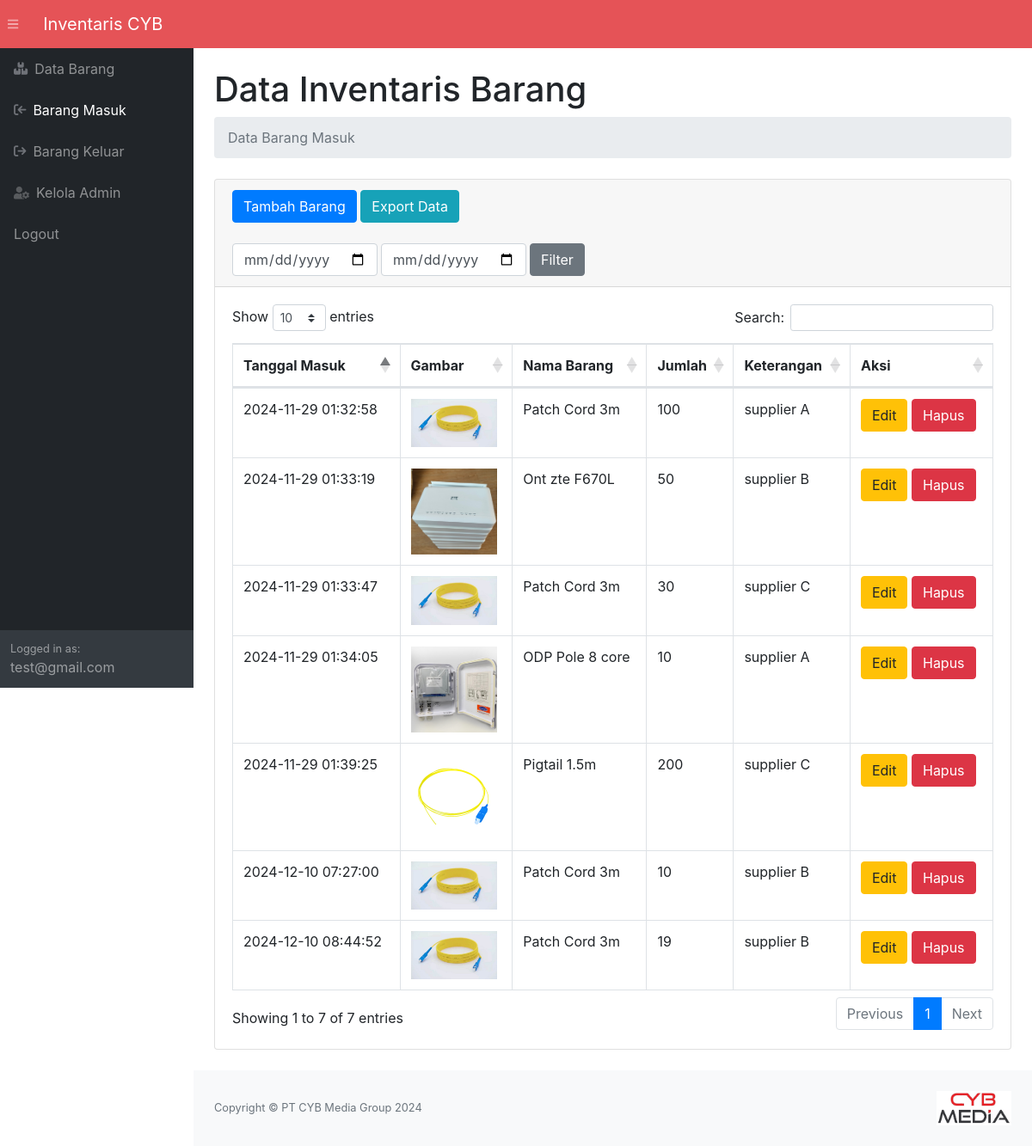
The app's page /masuk.php (signed in) with its own data.
### tables this page shows
CREATE TABLE `masuk` (
  `idmasuk` int(11) NOT NULL,
  `idbarang` int(11) NOT NULL,
  `tanggal` timestamp NOT NULL DEFAULT current_timestamp() ON UPDATE current_timestamp(),
  `keterangan` varchar(25) NOT NULL,
  `qty` int(11) NOT NULL
);

CREATE TABLE `stock` (
  `idbarang` int(11) NOT NULL,
  `barcode` varchar(100) NOT NULL,
  `namabarang` varchar(25) NOT NULL,
  `deskripsi` varchar(50) NOT NULL,
  `stock` int(11) NOT NULL,
  `image` varchar(99) DEFAULT NULL
);

### cek.php (called while the page is built, shortened)
<?php
if (isset($_SESSION['log'])) {
    $email = $_SESSION['email'];
} else {
    header('location:login.php');
    exit;
}
?>

### masuk.php (the view, shortened to what this page needs)
<?php
    require 'cek.php';
    $currentPage = basename($_SERVER['PHP_SELF']);
?>
<!DOCTYPE html>
<html lang="en">
    <head>
        <link href="css/styles.css" rel="stylesheet" />
        <link rel="stylesheet" href="css\custom-styles.css">
        <link href="https://cdn.datatables.net/1.10.20/css/dataTables.bootstrap4.min.css" rel="stylesheet" />
        <link href="css/custom-styles.css" rel="stylesheet">
    </head>
    <body class="sb-nav-fixed">
        <nav class="sb-topnav navbar navbar-expand navbar-dark">
        <button class="btn btn-link btn-sm" id="sidebarToggle" href="#"><i class="fas fa-bars"></i></button>
        <a class="navbar-brand" href="index.php" style="margin-left: 20px;">Inventaris CYB</a>
        </nav>
        <div id="layoutSidenav">
            <div id="layoutSidenav_nav">
                <nav class="sb-sidenav accordion sb-sidenav-dark" id="sidenavAccordion">
                    <div class="sb-sidenav-menu">
                        <div class="nav">
                            <a class="nav-link <?php echo ($currentPage == 'index.php') ? 'active' : ''; ?>" href="index.php">
                                <div class="sb-nav-link-icon"><i class="fa-solid fa-boxes-stacked" style="color:rgb(111, 114, 120);"></i></i></div>
                                Data Barang
                            </a>
                            <a class="nav-link <?php echo ($currentPage == 'masuk.php') ? 'active' : ''; ?>" href="masuk.php">
                                <div class="sb-nav-link-icon"><i class="fa-solid fa-arrow-right-to-bracket fa-flip-horizontal" style="color:rgb(111, 114, 120);"></i></i></div>
                                Barang Masuk
                            </a>
                            <a class="nav-link <?php echo ($currentPage == 'keluar.php') ? 'active' : ''; ?>" href="keluar.php">
                                <div class="sb-nav-link-icon"><i class="fa-solid fa-arrow-right-from-bracket" style="color:rgb(111, 114, 120);"></i></div>
                                Barang Keluar
                            </a>
                            <a class="nav-link <?php echo ($currentPage == 'admin.php') ? 'active' : ''; ?>" href="admin.php">
                                <div class="sb-nav-link-icon"><i class="fas fa-user-cog"></i></div>
                                Kelola Admin
                            </a>
                            <a class="nav-link" href="logout.php">Logout</a>
                        </div>
                    </div>
                    <div class="sb-sidenav-footer">
                        <div class="small">Logged in as:</div>
                        <?php echo htmlspecialchars($email);  ?>
                    </div>
                </nav>
            </div>
            <div id="layoutSidenav_content">
                <main>
                    <div class="container-fluid">
                        <h1 class="mt-4">Data Inventaris Barang</h1>
                        <ol class="breadcrumb mb-4">
                            <li class="breadcrumb-item active">Data Barang Masuk</li>
                        </ol>
                        <div class="card mb-4">
                            <div class="card-header">
                                <button type="button" class="btn btn-primary" data-toggle="modal" data-target="#myModal">
                                    Tambah Barang
                                </button>
                                <a href="export_masuk.php" class="btn btn-info">Export Data</a>
                                <div class="row mt-4">
                                    <div class="col">
                                        <form method="post" class="form-inline">
                                            <input type="date" name="tgl_mulai" class="form-control">
                                            <input type="date" name="tgl_selesai" class="form-control ml-1">
                                            <button type="submit" name="filter_tgl" class="btn btn-secondary ml-1">Filter</button>
                                        </form>
                                    </div>
                                </div>
                            </div>
                            <div class="card-body">
                                <div class="table-responsive">
                                    <table class="table table-bordered" id="dataTable" width="100%" cellspacing="0">
                                        <thead>
                                            <tr>
                                                <th>Tanggal Masuk</th>
                                                <th>Gambar</th>
                                                <th>Nama Barang</th>
                                                <th>Jumlah</th>
                                                <th>Keterangan</th>
                                                <th>Aksi</th>
                                            </tr>
                                        </thead>
                                        <tbody>
                                            <?php
                                            if(isset($_POST['filter_tgl'])){
                                                $tglMulai = $_POST['tgl_mulai'];
                                                $tglSelesai = $_POST['tgl_selesai'];
                                                if($tglMulai!=null || $tglSelesai != null){
                                                $ambildatastock = mysqli_query($conn,"SELECT * FROM masuk m, stock s WHERE s.idbarang = m.idbarang and tanggal BETWEEN '$tglMulai' AND DATE_ADD('$tglSelesai',INTERVAL 1 DAY)");
                                                } else {
                                                    $ambildatastock = mysqli_query($conn,"SELECT * FROM masuk m, stock s WHERE s.idbarang = m.idbarang");
                                                }
                                            } else{
                                                $ambildatastock = mysqli_query($conn,"SELECT * FROM masuk m, stock s WHERE s.idbarang = m.idbarang");
                                            }
                                            while($data=mysqli_fetch_array($ambildatastock)){
                                                $idm = $data['idmasuk'];
                                                $tanggal = $data['tanggal'];
                                                $namabarang = $data['namabarang'];
                                                $qty = $data['qty'];
                                                $keterangan = $data['keterangan'];
                                                $gambar = $data['image'];
                                                if($gambar==null){
                                                    $img = 'No Image';
                                                } else {
                                                    $img = '<img src="image/'.$gambar.'" class="zoomable">';
                                                }
                                            ?>
                                            <tr>
                                                <td><?php echo $tanggal;?></td>
                                                <td><?php echo $img;?></td>
                                                <td><?php echo $namabarang;?></td>
                                                <td><?php echo $qty;?></td>
                                                <td><?php echo $keterangan;?></td>
                                                <td>
                                                    <button type="button" class="btn btn-warning" data-toggle="modal" data-target="#edit<?php echo $idm;?>">
                                                        Edit
                                                    </button>
                                                    <button type="button" class="btn btn-danger" data-toggle="modal" data-target="#delete<?php echo $idm;?>">
                                                        Hapus
                                                    </button>
                                                </td>
                                            </tr>
                                            <?php
                                            };
                                            ?>
                                        </tbody>
                                    </table>
                                </div>
                            </div>
                        </div>
                    </div>
                </main>
                <footer class="py-4 bg-light mt-auto">
                    <div class="container-fluid">
                        <div class="d-flex align-items-center justify-content-between small">
                            <div class="text-muted">Copyright &copy; PT CYB Media Group 2024</div>
                            <div>
                                <img src="assets/img/logo.png" alt="Logo Perusahaan" style="height: 40px;">
                            </div>
                        </div>
                    </div>
                </footer>
            </div>
        </div>
    </body>
</html>

### css/custom-styles.css (style rules this page uses)
.sb-topnav.navbar { background-color: #E55357 !important; }

### masuk.php (style rules this page uses)
.zoomable { width: 100px; }

### records on screen
masuk: tanggal "2024-11-29 01:32:58", idbarang.image (picture), idbarang.namabarang "Patch Cord 3m", qty "100", keterangan "supplier A"
masuk: tanggal "2024-11-29 01:33:19", idbarang.image (picture), idbarang.namabarang "Ont zte F670L", qty "50", keterangan "supplier B"
masuk: tanggal "2024-11-29 01:33:47", idbarang.image (picture), idbarang.namabarang "Patch Cord 3m", qty "30", keterangan "supplier C"
masuk: tanggal "2024-11-29 01:34:05", idbarang.image (picture), idbarang.namabarang "ODP Pole 8 core", qty "10", keterangan "supplier A"
masuk: tanggal "2024-11-29 01:39:25", idbarang.image (picture), idbarang.namabarang "Pigtail 1.5m", qty "200", keterangan "supplier C"
masuk: tanggal "2024-12-10 07:27:00", idbarang.image (picture), idbarang.namabarang "Patch Cord 3m", qty "10", keterangan "supplier B"
masuk: tanggal "2024-12-10 08:44:52", idbarang.image (picture), idbarang.namabarang "Patch Cord 3m", qty "19", keterangan "supplier B"

### other values on screen
$email "test@gmail.com"
